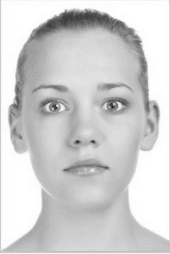
#> input picture tarea2/cara_02_grisesMF.png, 170 x 254 px
$ python Fourier.py
#> lines starting #> are read from the running program, lines starting #| are printed output that depends on the picture
import numpy as np
import matplotlib.pylab as plt
from scipy.fftpack import fft, fftfreq, ifft2, fft2

cara1=plt.imread('cara_02_grisesMF.png')
#> cara1 is the input picture: shape (254, 170) float32; min 0.125, max 1, mean 0.816
cara2=plt.imread('cara_03_grisesMF.png')
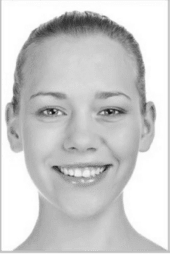
#> input picture tarea2/cara_03_grisesMF.png, 170 x 254 px
#> cara2 is the input picture: shape (254, 170) float32; min 0.0784, max 1, mean 0.803

trans1=np.fft.fft2(cara1)
trans2=np.fft.fft2(cara2)
frec1=np.fft.fftshift(trans1)
frec2=np.fft.fftshift(trans1)

from matplotlib.colors import LogNorm
plt.clf()
plt.figure(figsize=(20,16))
plt.suptitle("Transformadas de fourier", fontsize=20)
plt.subplot(1,2,1)
plt.title("cara 1 FFT")
plt.imshow(abs(trans1),norm=LogNorm())
plt.colorbar()
plt.subplot(1,2,2)
plt.title("cara 2 FFT")
plt.imshow(abs(trans2),norm=LogNorm())
plt.colorbar()
plt.savefig('FFtIm.pdf')
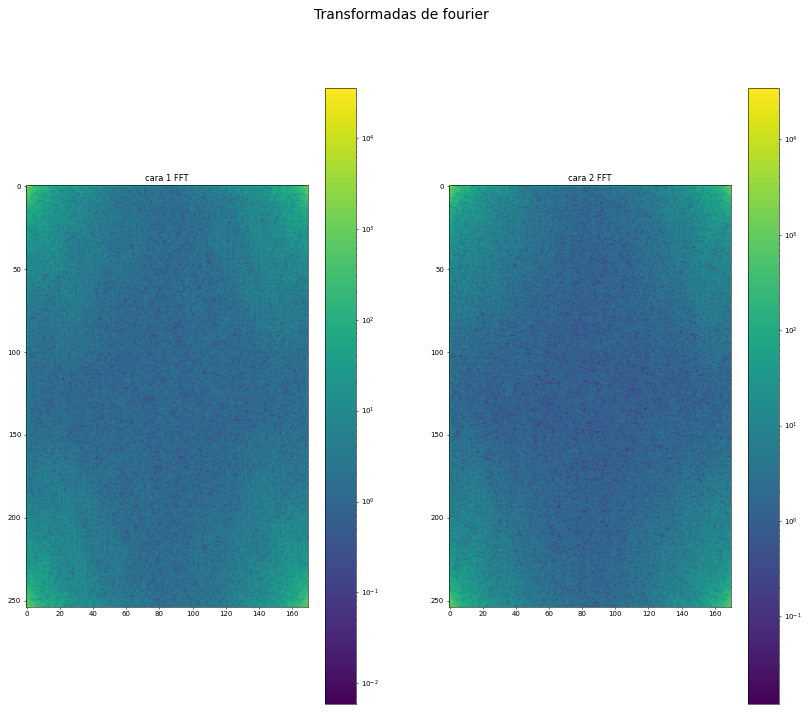
#> figure drawn by matplotlib, 4 panels

def filtroaltas(b,c):
    tam=np.shape(b)
    for i in range(tam[0]):
        for j in range(tam[1]):
            if abs(b[i,j])<c:
                b[i,j]=0
    return b

def filtrobajas(b,c):
#> called with b = array of shape (254, 170), c = 30
    tam=np.shape(b)
#> tam = (254, 170)
    for i in range(tam[0]):
        for j in range(tam[1]):
            if abs(b[i,j])>c:
                b[i,j]=0
    return b


filtro1=filtrobajas(trans1,30)
filtro2=filtroaltas(trans2,70)

plt.clf()
plt.figure(figsize=(10,8))
plt.suptitle("frecuencias y filtros", fontsize=20)
plt.subplot(2,2,1)
plt.title(" frecuencias cara 1")
plt.imshow(abs(frec1),norm=LogNorm())
plt.colorbar()
plt.subplot(2,2,2)
plt.title("frecuencias cara 2")
plt.imshow(abs(frec2),norm=LogNorm())
plt.colorbar()
plt.subplot(2,2,3)
plt.title("cara 1 filtrada")
plt.imshow(abs(filtro1),norm=LogNorm())
plt.colorbar()
plt.subplot(2,2,4)
plt.title("cara 2 filtrada")
plt.imshow(abs(filtro2),norm=LogNorm())
plt.colorbar()
plt.savefig('fImProceso.pdf')
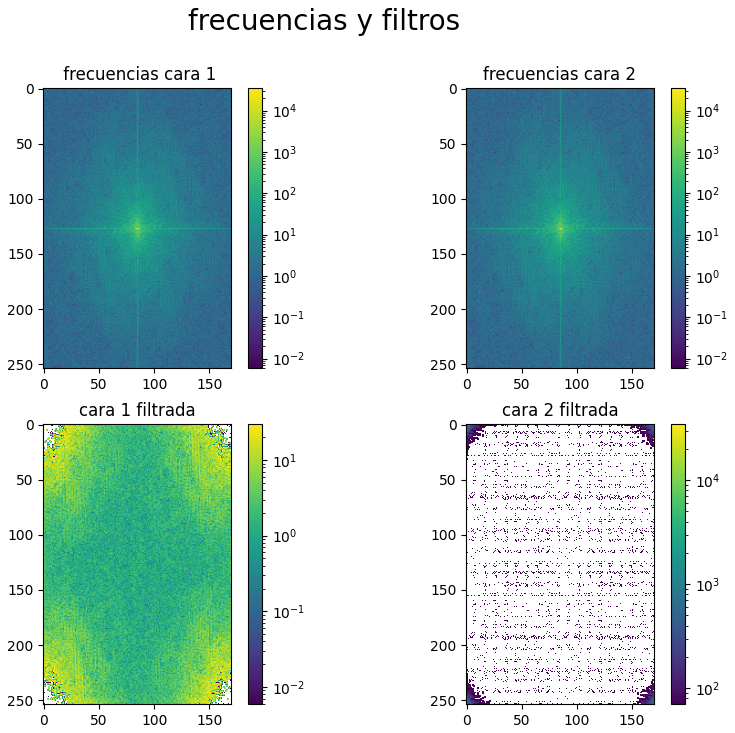
#> figure drawn by matplotlib, 8 panels

imagensuma=np.fft.ifftshift(filtro1)+np.fft.ifftshift(filtro2)
imagen=ifft2(imagensuma)

plt.clf()
plt.figure(figsize=(10,10))
plt.title("imagen hibrida")
plt.imshow(abs(imagen),norm=LogNorm(),cmap='gray')
plt.savefig("ImHybrid.pdf")
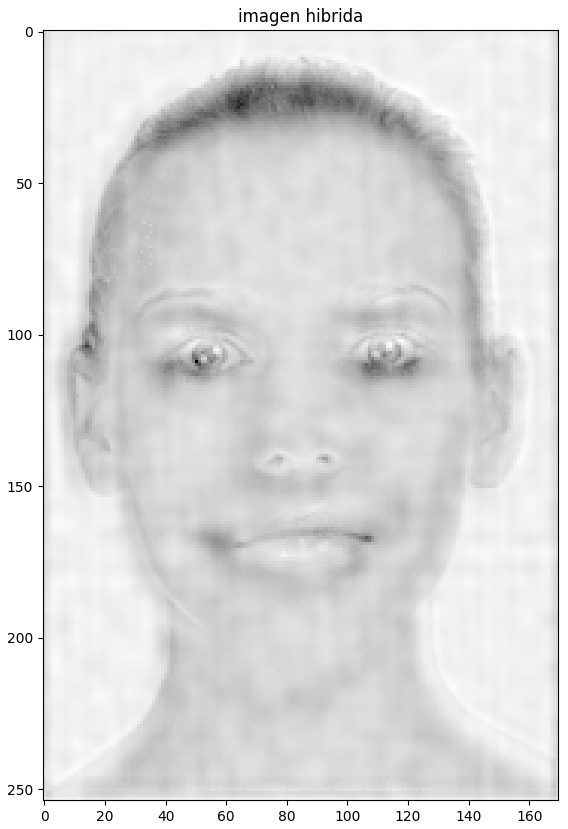
#> figure drawn by matplotlib, 1 panel
